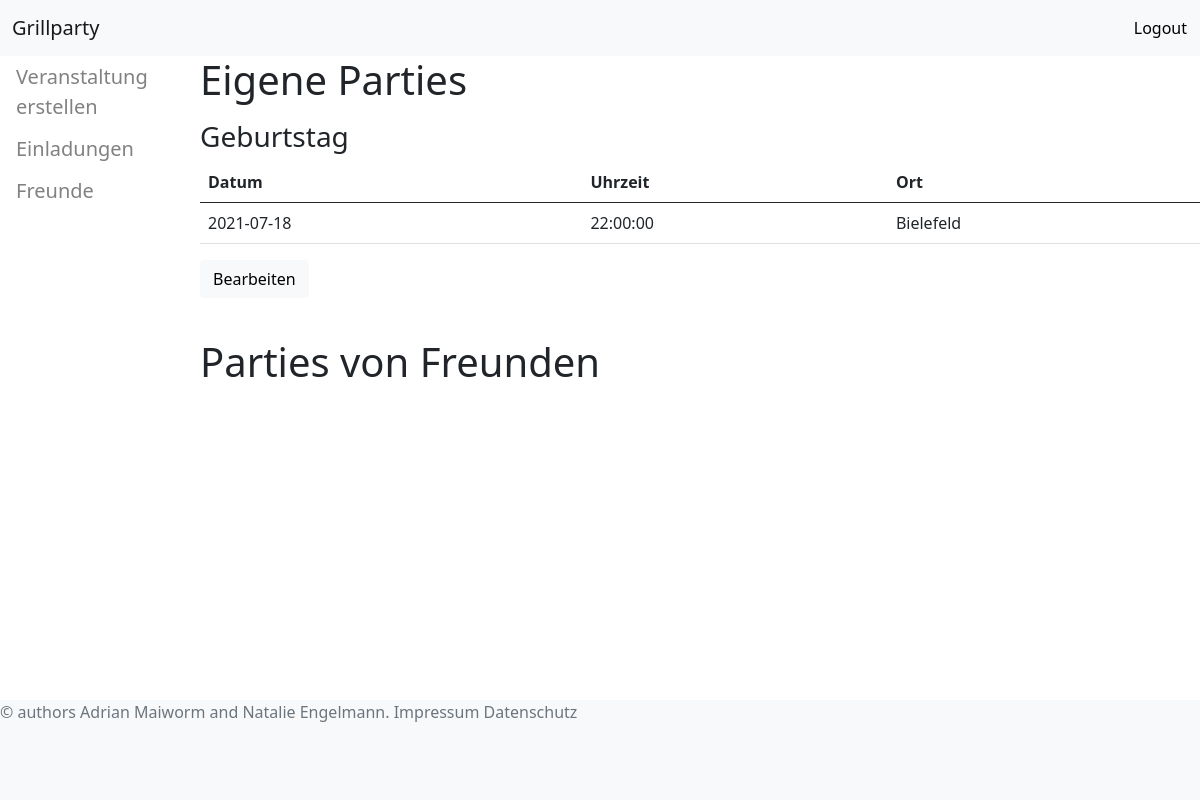
Page /dashboard (signed in) on the committed database.
### tables this page shows
CREATE TABLE parties (
				id INTEGER NOT NULL PRIMARY KEY AUTOINCREMENT,
				title TEXT NOT NULL,
				date TEXT NOT NULL,
				time TEXT NOT NULL,
				address TEXT NOT NULL,
				owner TEXT NOT NULL,
				FOREIGN KEY (owner) REFERENCES users(mailaddress));

### main.py (the view)
@app.route("/dashboard", methods=['POST', 'GET'])
def dashboard():
    session._get_current_object.__name__
    user = session["user"]
    own_parties = select_parties(conn, cur, user, "own")
    foreign_parties = select_parties(conn, cur, user, "foreign")
    print(own_parties)
    if request.method == "POST":
        Submit = request.form.get("submit")
        print(Submit)
        forward_message = "Moving Forward..."
        return redirect(url_for('bearbeiten', pid=Submit))
    return render_template("dashboard.html", foreign_parties=foreign_parties, own_parties=own_parties)

### db_connection.py (called while the page is built)
def select_parties(conn, cur, user, type):
	script = ""
	if type == "own":
		script = """
		SELECT *
		FROM parties
		WHERE owner = ?
		"""
		parameters = [user]
	elif type == "foreign":
		script = """
		SELECT *
		FROM parties
		WHERE id IN (SELECT party_id FROM participants WHERE participant_mail = ? AND accepted = 1)
		AND owner != ?
		"""
		parameters = [user, user]
	else:
		print("wrong operation")
	cur.execute(script, parameters)
	results = cur.fetchall()
	return results

### templates/dashboard.html (shortened to what this page needs)
{% extends "main.html" %}
{% block navbar %}
{% if session['logged_in'] %}
<nav class="navbar sticky-top navbar-expand-lg navbar-light bg-light">
    <div class="container-fluid">
        <a class="navbar-brand" href="/dashboard">Grillparty</a></div>
        <ul class="nav navbar-nav navbar-right">
        <form action="/logout/" method="post">
            <button class="btn btn-light" type = "submit">Logout</button>
        </form>
            </ul>
        </nav>
<div class="sidenav">
    <a href="/newevent">Veranstaltung erstellen</a>
    <a href="/invitations">Einladungen</a>
    <a href="/friends">Freunde</a>
  </div>
  {% block overview %}
  <div class="main">
      <h1> Eigene Parties</h1>
      {% for party in own_parties %}
      <p>
          <h3>{{ party[1] }}</h3>
          <table class = "table">
            <thead>
            <tr>
                <th scope="col">Datum</th>
                <th scope="col">Uhrzeit</th>
                <th scope="col">Ort</th>
            </tr>
        </thead>
        <tbody>
            <tr>
              <td>{{ party[2] }}</td>
              <td>{{ party[3] }}</td>
              <td>{{ party[4] }}</td>
            </tr>
          </tbody>
        </table>
          <form method="post">
              <button name="submit" class="btn btn-light" type="submit" value="{{ party[0] }}">Bearbeiten</button>
          </form>
        </p>
      <span class="badge badge-primary">{{ party[1] }}</span>
      {% endfor %}
      <h1>Parties von Freunden</h1>
  </div>
</body>
{% endblock %}
{% endif %}
{% endblock %}

### static/css/dashboard.css (style rules this page uses)
.sidenav { height:auto; width: 200px; left: 0; position: fixed; padding-bottom: 0; z-index: 1; }
.sidenav a { text-decoration: none; font-size: 20px; padding: 6px 8px 6px 16px; color: #818181; display: block; }
.main { margin-left: 200px; display: block; align-items: inherit; }

### rows in the picture
parties: title "Geburtstag", date "2021-07-18", time "22:00:00", address "Bielefeld", {{ party[0] }} 4 (drawn)
